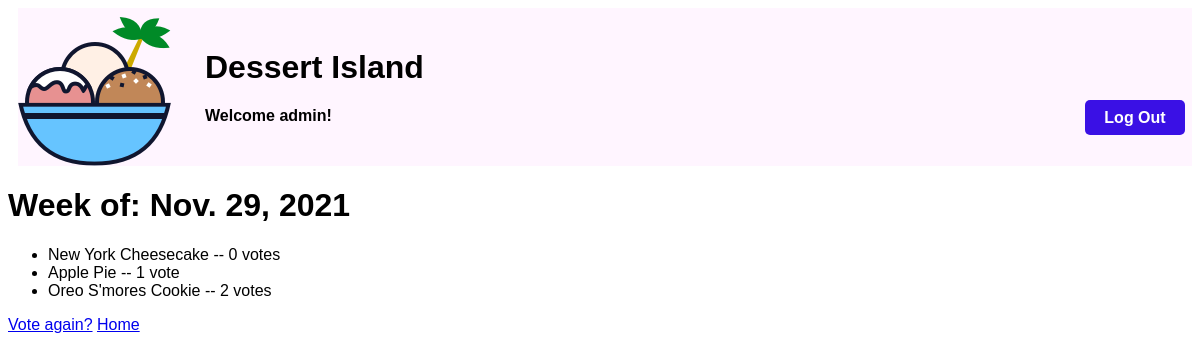
The page /polls/1/results/ (signed in) on the database as committed earlier.
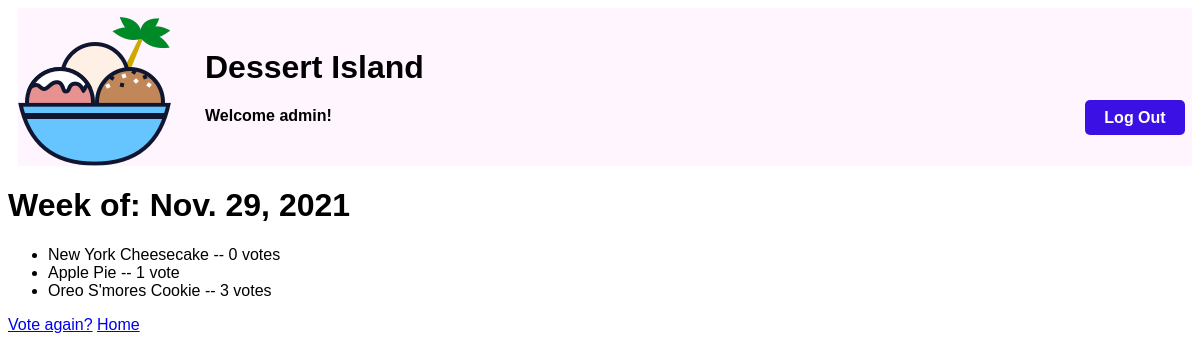
The same page on the database as committed later.
### weeklydessert/models.py (models this page shows, shortened)
class Choice(models.Model):
  week = models.ForeignKey(Week, on_delete=models.CASCADE)
  dessert_choice = models.CharField(max_length=200)
  dessert_details = models.CharField(max_length=200)
  votes = models.IntegerField(default=0)

### weeklydessert/views.py (the view)
# urls.py: path("polls/<int:pk>/results/", views.ResultsView.as_view(), name="results"),
class ResultsView(LoginRequiredMixin, DetailView):
  model = Week
  template_name = "results.html"

### weeklydessert/models.py (called while the page is built)
  def start_of_week(self):
    today = datetime.date.today()
    start_of_week = today + datetime.timedelta(days=-today.weekday(), weeks=1)
    return start_of_week

### weeklydessert/templates/results.html
{% extends "header.html" %}
{% block content %}
<h1>Week of: {{ week.start_of_week }}</h1>
<ul>
{% for choice in week.choice_set.all %}
  <li>{{ choice.dessert_choice }} -- {{ choice.votes }} vote{{ choice.votes|pluralize }}</li>
{% endfor %}
</ul>
<a href="{% url 'detail' week.id %}">Vote again?</a>
<a href="{% url 'index' %}">Home</a>
{% endblock %}

Rows that differ between the two databases and show on the page:
changed Choice "Oreo S'mores Cookie": votes "2" → "3"
